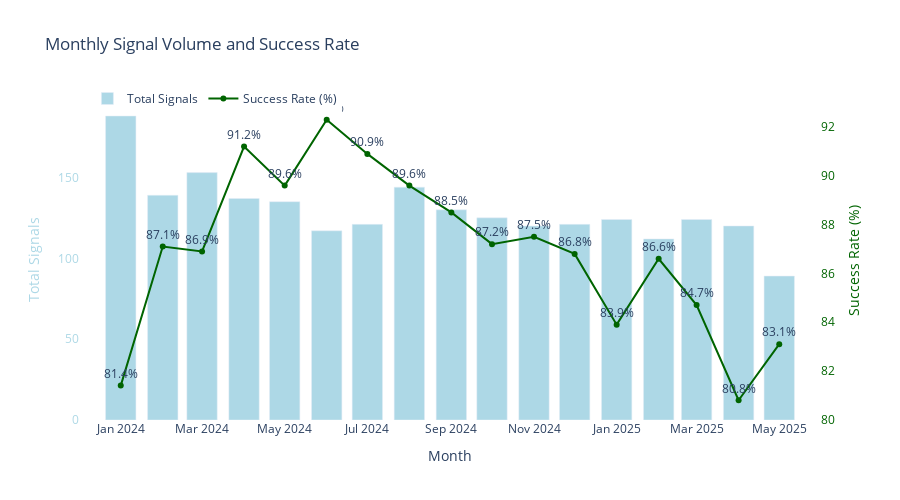

Here is the notebook cell this chart was saved with:
### Code cell
import plotly.graph_objects as go
from pathlib import Path

# === Bar + Line Combo Chart: Total signals and Success Rate ===
fig = go.Figure()

# Bar: total signals
fig.add_trace(go.Bar(
    x=monthly_summary["month"],
    y=monthly_summary["total_signals"],
    name="Total Signals",
    marker_color="lightblue",
    yaxis="y1"
))

# Line: success rate
fig.add_trace(go.Scatter(
    x=monthly_summary["month"],
    y=monthly_summary["success_rate"],
    name="Success Rate (%)",
    mode="lines+markers+text",
    text=[f"{v:.1f}%" for v in monthly_summary["success_rate"]],
    textposition="top center",
    marker=dict(color="darkgreen"),
    yaxis="y2"
))

fig.update_layout(
    title="Monthly Signal Volume and Success Rate",
    xaxis_title="Month",
    yaxis=dict(
        title="Total Signals",
        titlefont=dict(color="lightblue"),
        tickfont=dict(color="lightblue"),
        side="left"
    ),
    yaxis2=dict(
        title="Success Rate (%)",
        titlefont=dict(color="darkgreen"),
        tickfont=dict(color="darkgreen"),
        overlaying="y",
        side="right"
    ),
    bargap=0.2,
    width=900,
    height=500,
    legend=dict(x=0.01, y=1.05, orientation="h"),
    plot_bgcolor="white"
)

# Save chart as HTML
output_path = Path("../outputs/plots/monthly_signal_volume_success_rate.html")
fig.write_html(output_path)

# Optional: display inline (Jupyter)
fig.show()

### Figure 1 — Plotly figure (JSON) as saved in the notebook; plotly's stock layout.template omitted (floating-point values rounded to 4 significant figures)
{"data": [{"marker": {"color": "lightblue"}, "name": "Total Signals", "type": "bar", "x": ["2024-01", "2024-02", "2024-03", "2024-04", "2024-05", "2024-06", "2024-07", "2024-08", "2024-09", "2024-10", "2024-11", "2024-12", "2025-01", "2025-02", "2025-03", "2025-04", "2025-05"], "y": [188, 139, 153, 137, 135, 117, 121, 144, 130, 125, 120, 121, 124, 112, 124, 120, 89], "yaxis": "y"}, {"marker": {"color": "darkgreen"}, "mode": "lines+markers+text", "name": "Success Rate (%)", "text": ["81.4%", "87.1%", "86.9%", "91.2%", "89.6%", "92.3%", "90.9%", "89.6%", "88.5%", "87.2%", "87.5%", "86.8%", "83.9%", "86.6%", "84.7%", "80.8%", "83.1%"], "textposition": "top center", "type": "scatter", "x": ["2024-01", "2024-02", "2024-03", "2024-04", "2024-05", "2024-06", "2024-07", "2024-08", "2024-09", "2024-10", "2024-11", "2024-12", "2025-01", "2025-02", "2025-03", "2025-04", "2025-05"], "y": [81.4, 87.1, 86.9, 91.2, 89.6, 92.3, 90.9, 89.6, 88.5, 87.2, 87.5, 86.8, 83.9, 86.6, 84.7, 80.8, 83.1], "yaxis": "y2"}], "layout": {"bargap": 0.2, "height": 500, "legend": {"orientation": "h", "x": 0.01, "y": 1.05}, "plot_bgcolor": "white", "title": {"text": "Monthly Signal Volume and Success Rate"}, "width": 900, "xaxis": {"title": {"text": "Month"}}, "yaxis": {"side": "left", "tickfont": {"color": "lightblue"}, "title": {"font": {"color": "lightblue"}, "text": "Total Signals"}}, "yaxis2": {"overlaying": "y", "side": "right", "tickfont": {"color": "darkgreen"}, "title": {"font": {"color": "darkgreen"}, "text": "Success Rate (%)"}}}}
